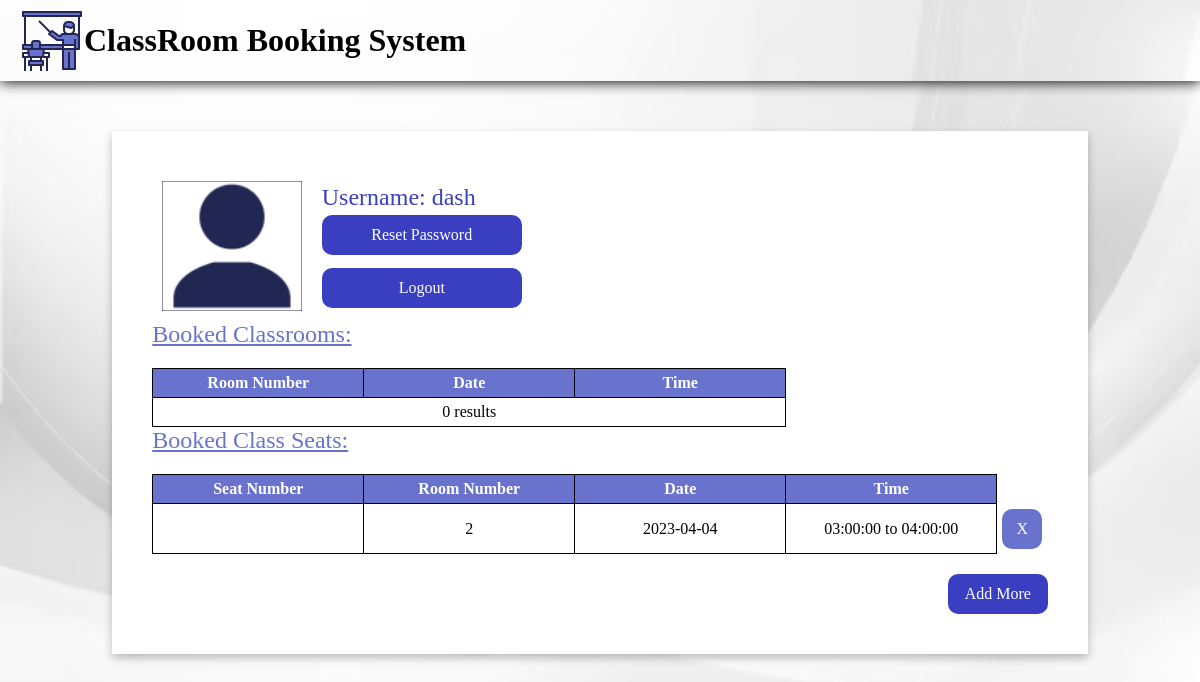
Page /useraccount.php (signed in) on the earlier database version.
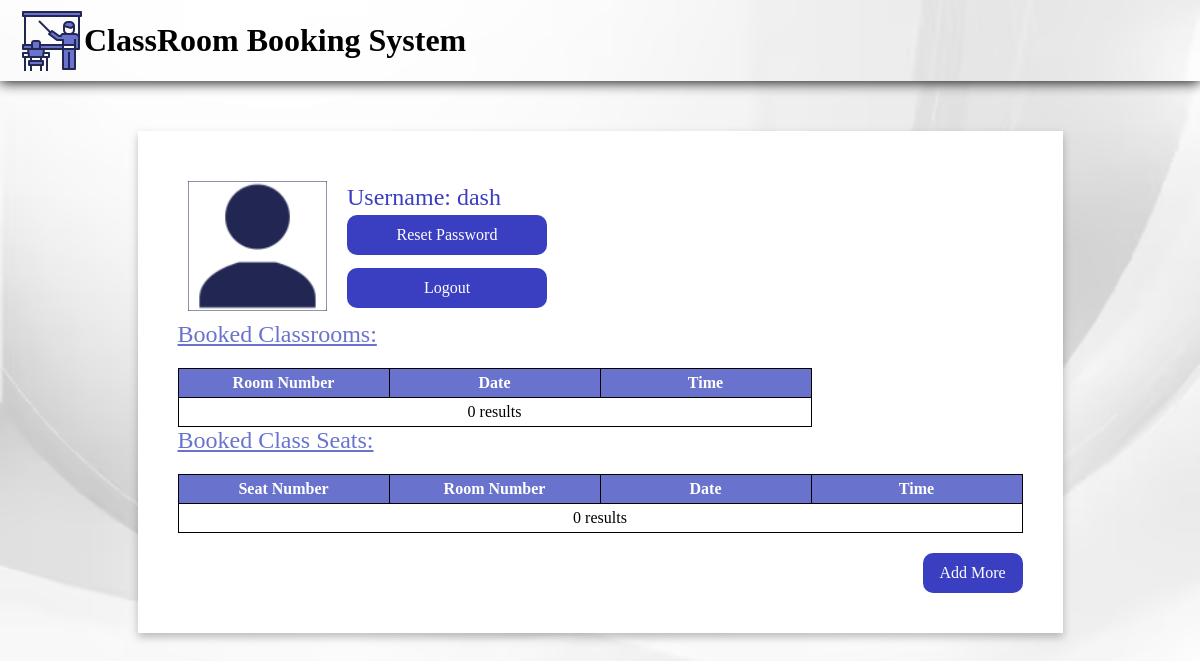
Same page on the later database version.
### tables this page shows
CREATE TABLE IF NOT EXISTS `bookings` (
  `id` int NOT NULL AUTO_INCREMENT,
  `user_id` int NOT NULL,
  `booked_item_id` int NOT NULL,
  `time_slot_id` int NOT NULL,
  `date` date NOT NULL,
  PRIMARY KEY (`id`),
  KEY `user_id` (`user_id`),
  KEY `booked_item_id` (`booked_item_id`),
  KEY `time_slot_id` (`time_slot_id`)
);

CREATE TABLE IF NOT EXISTS `seats` (
  `id` int NOT NULL AUTO_INCREMENT,
  `room_number` int NOT NULL,
  `seat_number` int NOT NULL,
  PRIMARY KEY (`id`)
);

CREATE TABLE IF NOT EXISTS `time_slots` (
  `id` int NOT NULL AUTO_INCREMENT,
  `start_time` time NOT NULL,
  `end_time` time NOT NULL,
  PRIMARY KEY (`id`)
);

### useraccount.php (the view, shortened to what this page needs)
<?php
if (!isset($_SESSION['user_id'])) {
    header('Location: index.php');
    exit();
} else {
    $user_id = $_SESSION['user_id'];
    $user_name = $_SESSION['user_name'];
}
?>
<!DOCTYPE html>
<html lang="en">
<head>
    <link rel="stylesheet" href="style.css">
</head>
<body>
    <div id="particles-js" style="position: absolute;height:100%;width:100%;margin:0;display:flex;"></div>
    <div class="navbar">
        <img onclick="location.href='index.php';" src='logo.png' alt="My" class="appLogo">
        <h1>ClassRoom Booking System</h1>
    </div>
    <div class="userAccount">
        <div class="userinfo">
            <img src="userAccount.svg" class="userIcon" alt="">
            <div style="margin-left: 20px;display:flex;flex-direction:column;justify-content: space-evenly;">
                <span class="username">Username: <?php echo $user_name ?></span>
                <button onclick="resetPassword()" style="width: 200px;margin-bottom:10px">Reset Password</button>
                <form action="logout.php" method="POST" style="width: fit-content;"><button type="submit" style="width: 200px">Logout</button></form>
            </div>
        </div>
        <div>
            <span class="tableHeader">Booked Classrooms: </span>
            <table id="classRoomTable">
                <tbody style="height: fit-content;max-height:400px;">
                    <tr>
                        <th>Room Number</th>
                        <th>Date</th>
                        <th>Time</th>
                    </tr>
                    <?php
                    include("config.php");
                    $sql = "SELECT * FROM `classroombookings` join `time_slots` on classroombookings.time_slot_id=time_slots.id where user_id='$user_id'";
                    $result = $link->query($sql);
                    if ($result->num_rows > 0) {
                        $i = 0;
                        while ($row = $result->fetch_assoc()) {
                            echo "<tr id='row1" . $i . "'><td>" . $row["booked_item_id"] . "</td><td>" . $row["date"] . "</td><td>" . "<span>" . $row["start_time"] . "</span>" . " to " . $row["end_time"] . "</td><td style='border: 0; width:auto'><button class='buttonTable' onclick='DeleteClassroom(" . $i . ")'>X</button></td></tr>";
                            $i++;
                        }
                    } else {
                        echo "<tr><td colspan='3'>0 results</td></tr>";
                    }
                    ?>
                </tbody>
            </table>
        </div>
        <div>
            <span class="tableHeader">Booked Class Seats: </span>
            <table id="SeatsTable">
                <tbody style="height: fit-content;max-height:400px;">
                    <tr>
                        <th>Seat Number</th>
                        <th>Room Number</th>
                        <th>Date</th>
                        <th>Time</th>
                    </tr>
                    <?php
                    $sql = "SELECT date,seats.seat_number,seats.room_number,time_slots.start_time,time_slots.end_time FROM `bookings` join seats on booked_item_id=seats.id join time_slots on time_slot_id=time_slots.id WHERE user_id='$user_id'";
                    $result = $link->query($sql);
                    if ($result->num_rows > 0) {
                        $i = 0;
                        while ($row = $result->fetch_assoc()) {
                            echo "<tr id='row1" . $i . "'><td>" . $row["seat_number"] . "</td><td>" . $row["room_number"] . "</td><td>" . $row["date"] . "</td><td>" . "<span>" . $row["start_time"] . "</span>" . " to " . $row["end_time"] . "</td><td style='border: 0; width:auto'><button class='buttonTable' onclick='DeleteSeats(" . $i . ")'>X</button></td></tr>";
                            $i++;
                        }
                    } else {
                        echo "<tr><td colspan='4'>0 results</td></tr>";
                    }
                    ?>
                </tbody>
            </table>
        </div>
        <div style="display:flex;margin-top: 20px;justify-content:flex-end;width:100%">
            <button style="width: 100px;" onclick="popup()">Add More</button>
        </div>
    </div>
</body>
</html>

Differences in the rows shown:
removed bookings: booked_item.room_number "2", date "2023-04-04", time_slot.start_time "03:00:00", time_slot.end_time "04:00:00"
Other differences:
text now shown: "0 results"
